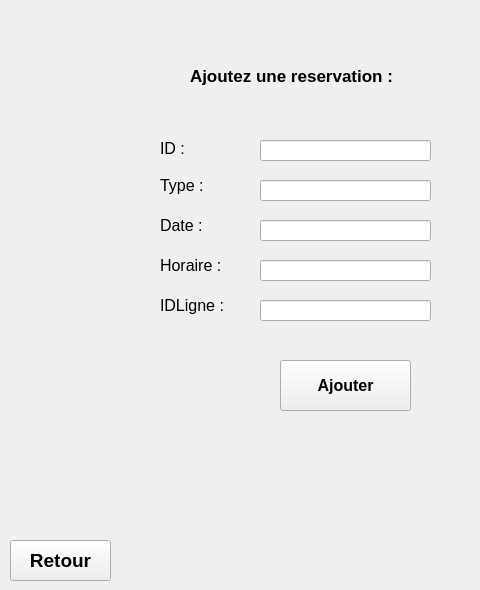
      <widget class="QWidget" name="page_5">
       <widget class="QLineEdit" name="lineEdit_4">
        <property name="geometry">
         <rect>
          <x>260</x>
          <y>180</y>
          <width>171</width>
          <height>21</height>
         </rect>
        </property>
       </widget>
       <widget class="QLabel" name="label_8">
        <property name="geometry">
         <rect>
          <x>160</x>
          <y>290</y>
          <width>101</width>
          <height>31</height>
         </rect>
        </property>
        <property name="font">
         <font>
          <pointsize>12</pointsize>
         </font>
        </property>
        <property name="text">
         <string>IDLigne :</string>
        </property>
       </widget>
       <widget class="QLabel" name="label_11">
        <property name="geometry">
         <rect>
          <x>160</x>
          <y>250</y>
          <width>91</width>
          <height>31</height>
         </rect>
        </property>
        <property name="font">
         <font>
          <pointsize>12</pointsize>
         </font>
        </property>
        <property name="text">
         <string>Horaire :</string>
        </property>
       </widget>
       <widget class="QLineEdit" name="lineEdit_5">
        <property name="geometry">
         <rect>
          <x>260</x>
          <y>140</y>
          <width>171</width>
          <height>21</height>
         </rect>
        </property>
       </widget>
       <widget class="QLineEdit" name="lineEdit_6">
        <property name="geometry">
         <rect>
          <x>260</x>
          <y>220</y>
          <width>171</width>
          <height>21</height>
         </rect>
        </property>
       </widget>
       <widget class="QPushButton" name="pushButton_10">
        <property name="geometry">
         <rect>
          <x>280</x>
          <y>360</y>
          <width>131</width>
          <height>51</height>
         </rect>
        </property>
        <property name="font">
         <font>
          <pointsize>12</pointsize>
          <weight>75</weight>
          <bold>true</bold>
         </font>
        </property>
        <property name="text">
         <string>Ajouter</string>
        </property>
       </widget>
       <widget class="QLabel" name="label_12">
        <property name="geometry">
         <rect>
          <x>160</x>
          <y>210</y>
          <width>71</width>
          <height>31</height>
         </rect>
        </property>
        <property name="font">
         <font>
          <pointsize>12</pointsize>
         </font>
        </property>
        <property name="text">
         <string>Date :</string>
        </property>
       </widget>
       <widget class="QLabel" name="label_31">
        <property name="geometry">
         <rect>
          <x>160</x>
          <y>140</y>
          <width>55</width>
          <height>16</height>
         </rect>
        </property>
        <property name="font">
         <font>
          <pointsize>12</pointsize>
         </font>
        </property>
        <property name="text">
         <string>ID :</string>
        </property>
       </widget>
       <widget class="QLineEdit" name="lineEdit_7">
        <property name="geometry">
         <rect>
          <x>260</x>
          <y>300</y>
          <width>171</width>
          <height>21</height>
         </rect>
        </property>
       </widget>
       <widget class="QLabel" name="label_32">
        <property name="geometry">
         <rect>
          <x>160</x>
          <y>170</y>
          <width>71</width>
          <height>31</height>
         </rect>
        </property>
        <property name="font">
         <font>
          <pointsize>12</pointsize>
         </font>
        </property>
        <property name="text">
         <string>Type :</string>
        </property>
       </widget>
       <widget class="QLabel" name="label_33">
        <property name="geometry">
         <rect>
          <x>190</x>
          <y>60</y>
          <width>281</width>
          <height>31</height>
         </rect>
        </property>
        <property name="font">
         <font>
          <pointsize>13</pointsize>
          <weight>75</weight>
          <bold>true</bold>
         </font>
        </property>
        <property name="text">
         <string>Ajoutez une reservation : </string>
        </property>
       </widget>
       <widget class="QLineEdit" name="lineEdit_8">
        <property name="geometry">
         <rect>
          <x>260</x>
          <y>260</y>
          <width>171</width>
          <height>21</height>
         </rect>
        </property>
       </widget>
       <widget class="QLabel" name="label_52">
        <property name="geometry">
         <rect>
          <x>160</x>
          <y>470</y>
          <width>121</width>
          <height>41</height>
         </rect>
        </property>
        <property name="font">
         <font>
          <pointsize>12</pointsize>
         </font>
        </property>
        <property name="text">
         <string/>
        </property>
       </widget>
       <widget class="QPushButton" name="pushButton_14">
        <property name="geometry">
         <rect>
          <x>10</x>
          <y>540</y>
          <width>101</width>
          <height>41</height>
         </rect>
        </property>
        <property name="font">
         <font>
          <pointsize>14</pointsize>
          <weight>75</weight>
          <bold>true</bold>
         </font>
        </property>
        <property name="text">
         <string>Retour</string>
        </property>
       </widget>
      </widget>
